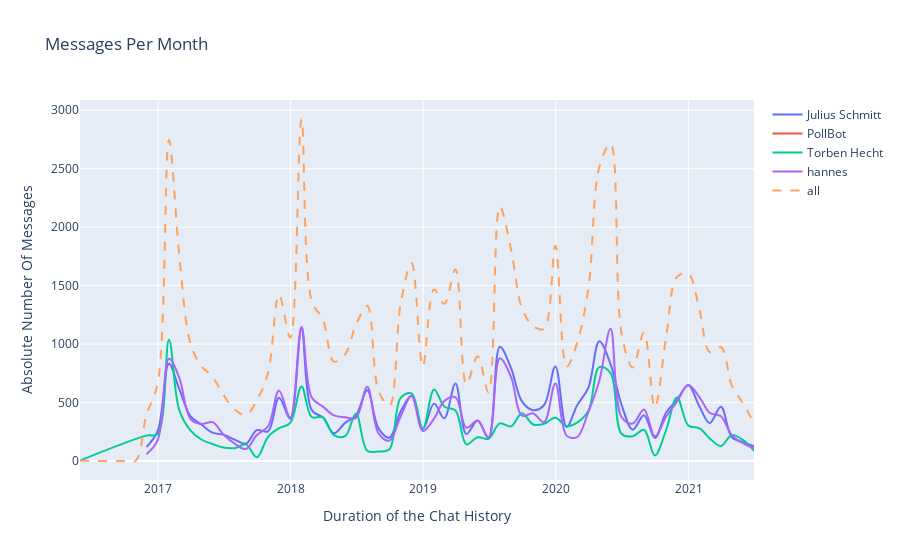

Notebook cell for this chart:
### Markdown cell above
# Messages Per X

### Code cell
df_mes_by_date = df_msg.groupby(by=[pd.Grouper(key='date',freq='M'),"from"]).count().filter(items = ["id"]).reset_index().groupby(by="from")
users = list(df_mes_by_date.groups.keys())
df_mes_by_date_all = df_msg.groupby(pd.Grouper(key='date',freq='M')).count().filter(items = ["id"])

mes_by_date = go.Figure()
for user in users:
    mes_by_date.add_trace(go.Scatter(x=df_mes_by_date.get_group(user).date, y=df_mes_by_date.get_group(user).id,
                        mode='lines',
                        name=user,
                        line_shape='spline',
                        connectgaps=True))
    

mes_by_date.add_trace(go.Scatter(x=df_mes_by_date_all.index, y=df_mes_by_date_all.id,
                        mode="lines",
                        name="all",
                        line_shape='spline',
                        line=dict(dash='dash'),
                        connectgaps=True))
    
 
# Edit the layout
mes_by_date.update_layout(title='Messages Per Month',
                   xaxis_title='Duration of the Chat History',
                   yaxis_title='Absolute Number Of Messages')
